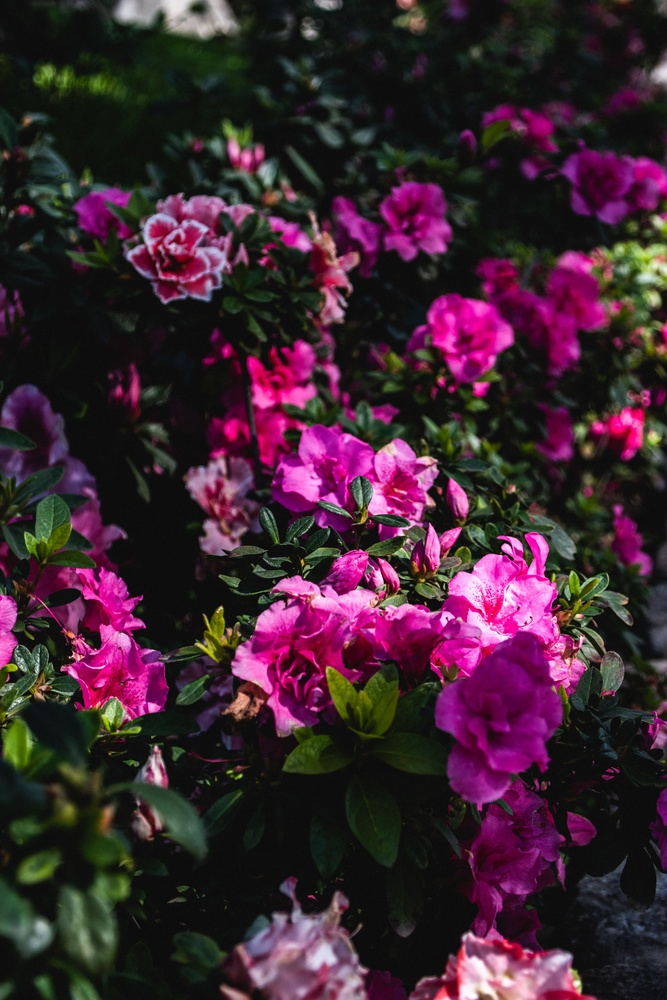
#> input picture HomeWork2_NeuralNetwork/sample.jpg, 667 x 1000 px, shrunk from 4000 x 6000 before the run
$ python Q4_Task1.py   (older library calls are emulated)
#> lines starting #> are read from the running program, lines starting #| are printed output that depends on the picture

# Q4: CNN Feature Extraction with Filters and Pooling
#Task1 : Implement Edge Detection Using Convolution
import numpy as np
import matplotlib.pyplot as plt
import cv2

# Loading grayscale image
image = cv2.imread(
    "sample.jpg",
    cv2.IMREAD_GRAYSCALE
)
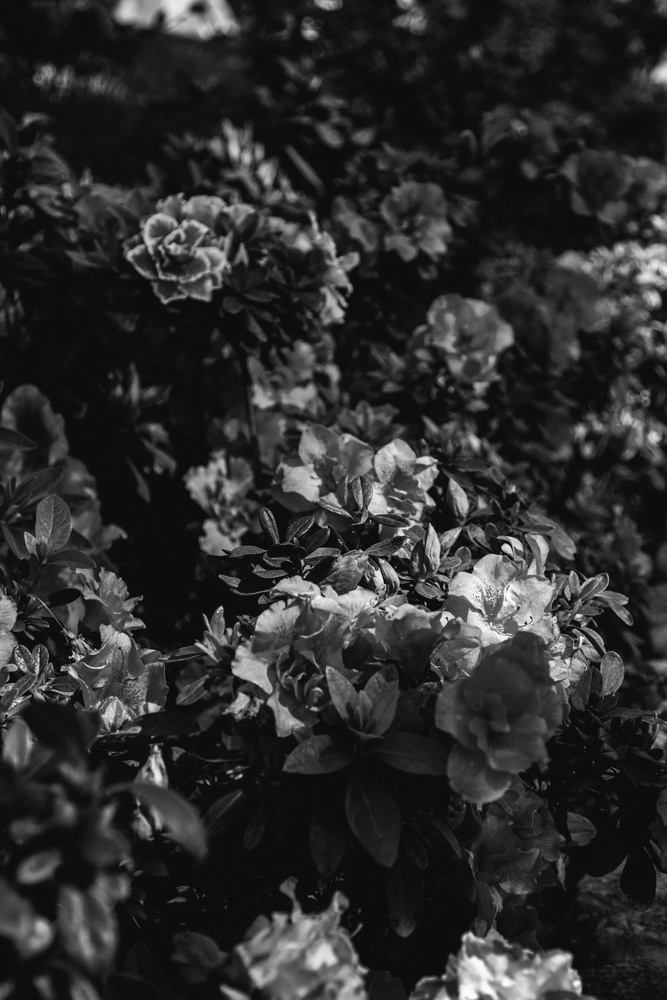
#> image: shape (1000, 667); min 0, max 255, mean 45.7

# Check whether image loaded successfully or not
if image is None:
    raise FileNotFoundError(
        "sample.jpg was not found. "
        "Place an image named sample.jpg in the same folder."
    )

# Define Sobel filters
sobel_x = np.array([
    [-1, 0, 1],
    [-2, 0, 2],
    [-1, 0, 1]
], dtype=np.float32)


sobel_y = np.array([
    [-1, -2, -1],
    [0,   0,  0],
    [1,   2,  1]
], dtype=np.float32)


# Apply Sobel filters
edge_x = cv2.filter2D(
    image,
    cv2.CV_32F,
    sobel_x
)
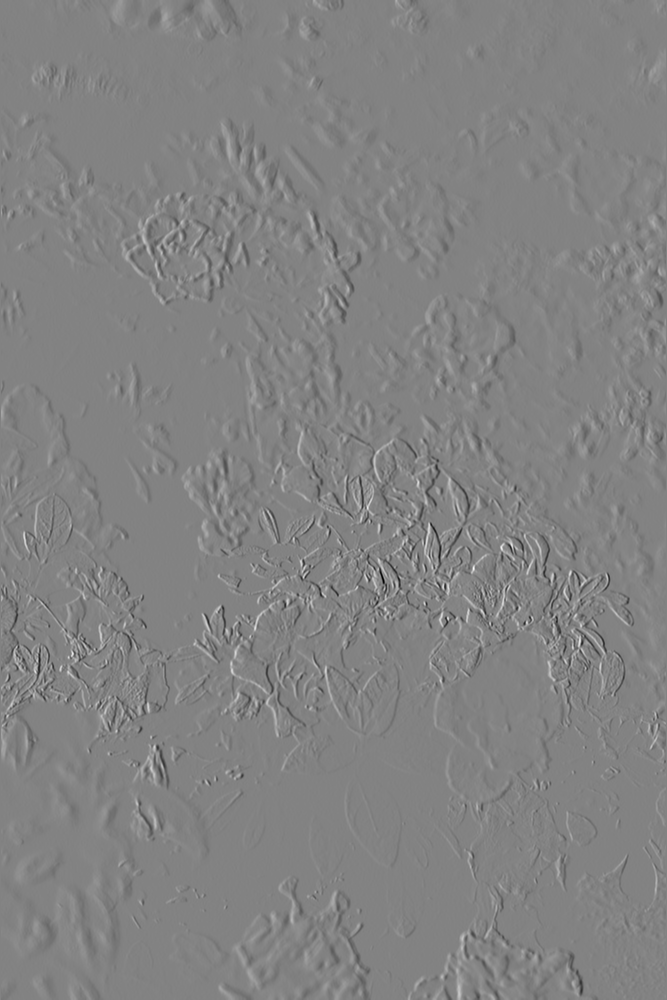
#> edge_x: shape (1000, 667) float32; min -885, max 843, mean 0.2; drawn with min black and max white

edge_y = cv2.filter2D(
    image,
    cv2.CV_32F,
    sobel_y
)
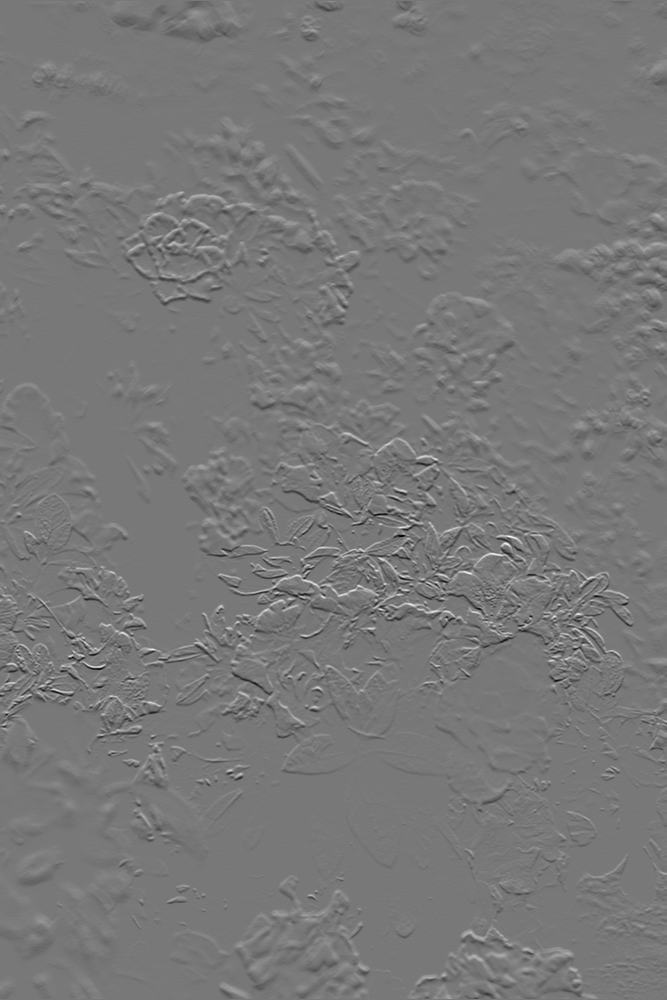
#> edge_y: shape (1000, 667) float32; min -752, max 838, mean 0.1; drawn with min black and max white

# Convert values for visualization
edge_x_display = cv2.convertScaleAbs(edge_x)
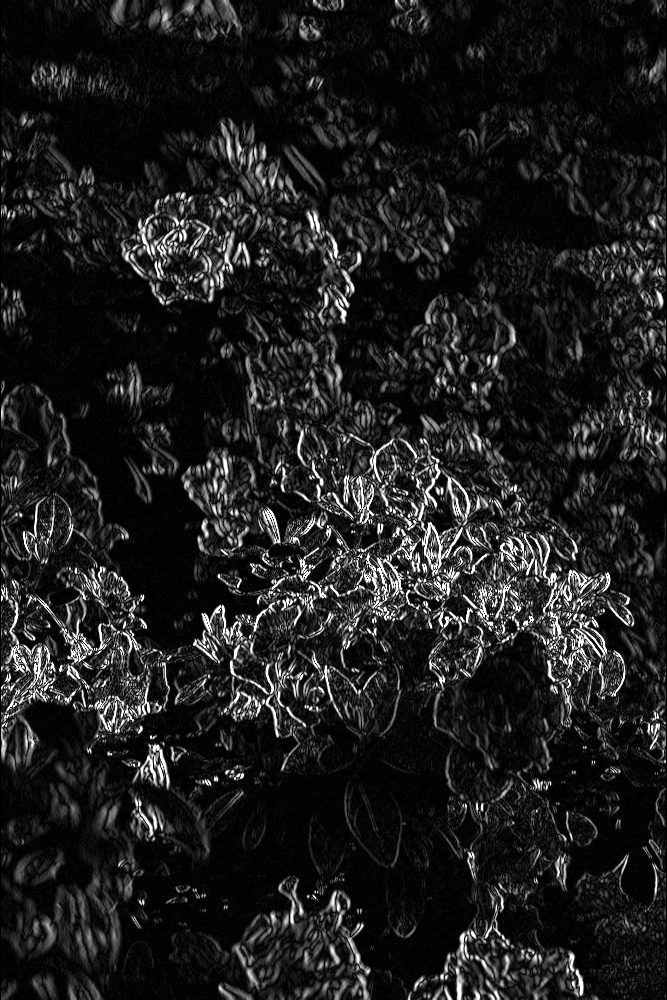
#> edge_x_display: shape (1000, 667); min 0, max 255, mean 30.5
edge_y_display = cv2.convertScaleAbs(edge_y)
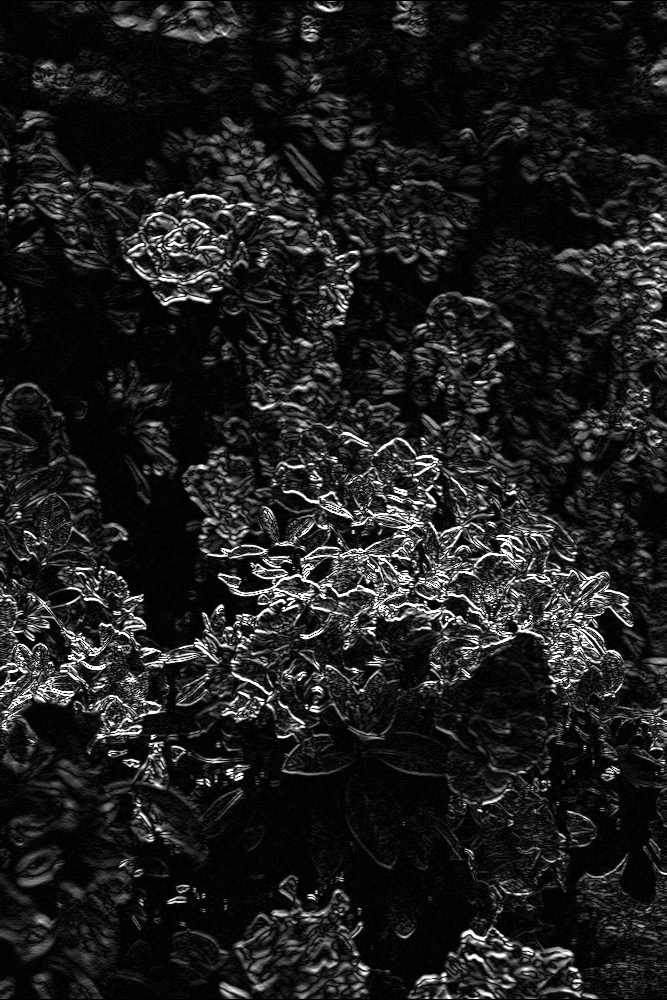
#> edge_y_display: shape (1000, 667); min 0, max 255, mean 30.3


# Displaying three images
plt.figure(figsize=(12, 4))

plt.subplot(1, 3, 1)
plt.imshow(image, cmap="gray")
plt.title("Original Image")
plt.axis("off")

plt.subplot(1, 3, 2)
plt.imshow(edge_x_display, cmap="gray")
plt.title("Sobel-X")
plt.axis("off")

plt.subplot(1, 3, 3)
plt.imshow(edge_y_display, cmap="gray")
plt.title("Sobel-Y")
plt.axis("off")

plt.tight_layout()
plt.show()
